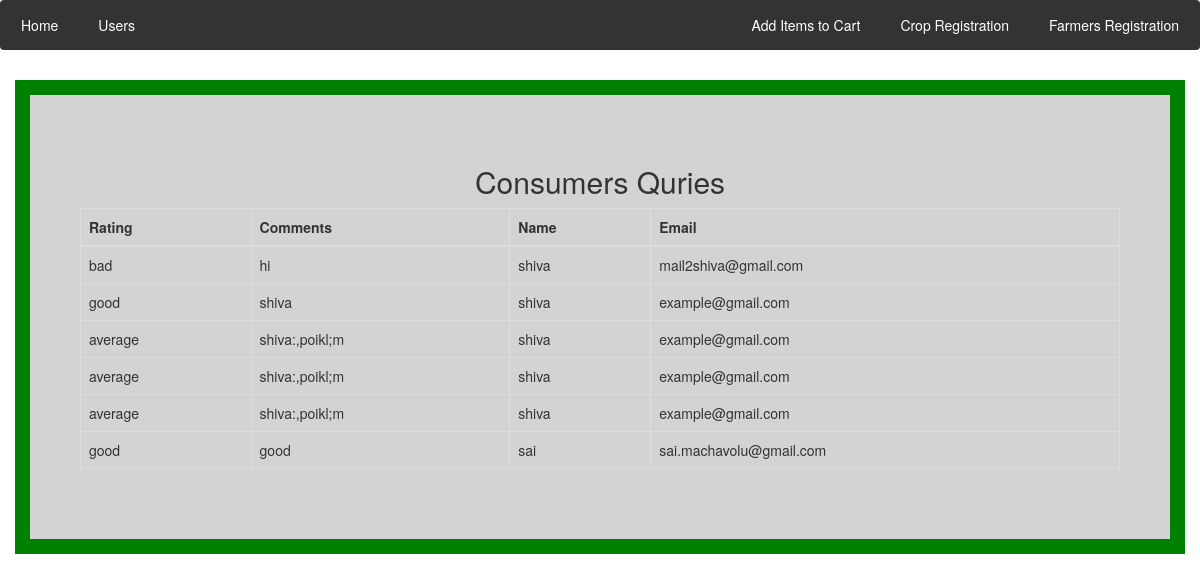
The app's page /feedback1 with its own data.
### AgroTech/models.py (models this page shows)
class Feedback(models.Model):
    Rating=models.CharField(max_length=30)
    Comments=models.CharField(max_length=30)
    Name=models.CharField(max_length=30)
    Email=models.CharField(max_length=30)

### AgroTech/views.py (the view)
# urls.py: path('feedback1',views.Feedback1,name='feedback1'),
def Feedback1(request):
    Allfeedback=Feedback.objects.all()
    return render(request,'Feedbackfetch.html',{'feedback':Allfeedback})

### Templates/Feedbackfetch.html (shortened to what this page needs)
<!DOCTYPE html>
<html lang="en">
<head>
  <link rel="stylesheet" href="https://maxcdn.bootstrapcdn.com/bootstrap/3.4.0/css/bootstrap.min.css">
<link rel="stylesheet" href="/static/style/template.css">
</head>
<body>
<div class="navbar">
    <a href="Thankyou">Home</a>
  <a href="agentf">Users</a>
    <a href="Farmer" class="right">Farmers Registration</a>
    <a href="cropreg" class="right">Crop Registration</a>
  <a href="Cart2" class="right">Add Items to Cart</a>
</div>
<form action="hello" >
  <center>
<div class="container">
  <h2>Consumers Quries</h2>
  <div class="table-responsive">
  <table class="table table-bordered">
    <thead>
      <tr>
        <th>Rating</th>
        <th>Comments</th>
        <th>Name</th>
      <th> Email</th>
      </tr>
    </thead>
    <tbody>
      <tr>
        {% for i in feedback %}
        <td>{{i.Rating}}</td>
        <td>{{i.Comments}}</td>
        <td>{{i.Name}}</td>
          <td>{{i.Email}}</td>
      </tr>
    {% endfor %}
    </tbody>
  </table>
  </div>
</div>
</form>
</body>
</html>

### static/style/template.css (style rules this page uses)
.navbar { overflow: hidden; background-color: #333; position: fixed; top: 0; width: 100%; margin-bottom: 8m; }
.navbar a { float: left; display: block; color: white; text-align: center; padding: 14px 20px; text-decoration: none; }
.navbar a.right { float: right; }
.container { margin-top:80px; background-color: lightgrey; border: 15px solid green; padding:50px; margin-bottom: 3em; }

### records on screen
Feedback: Rating "bad", Comments "hi", Name "shiva", Email "mail2shiva@gmail.com"
Feedback: Rating "good", Comments "shiva", Name "shiva", Email "example@gmail.com"
Feedback: Rating "average", Comments "shiva:,poikl;m", Name "shiva", Email "example@gmail.com"
Feedback: Rating "average", Comments "shiva:,poikl;m", Name "shiva", Email "example@gmail.com"
Feedback: Rating "average", Comments "shiva:,poikl;m", Name "shiva", Email "example@gmail.com"
Feedback: Rating "good", Comments "good", Name "sai", Email "sai.machavolu@gmail.com"
